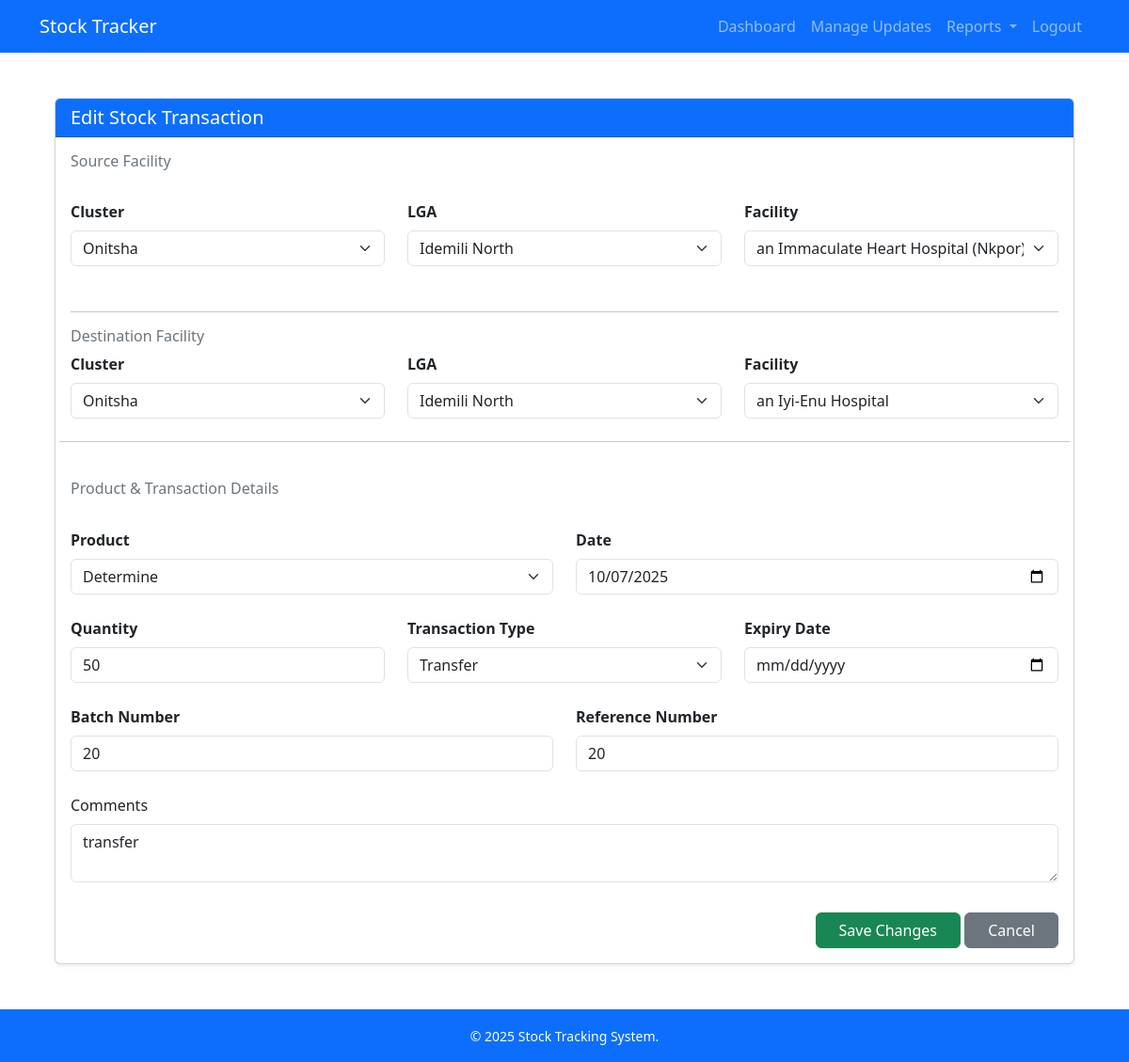
Before: /transaction/2/edit (signed in) with the older database file.
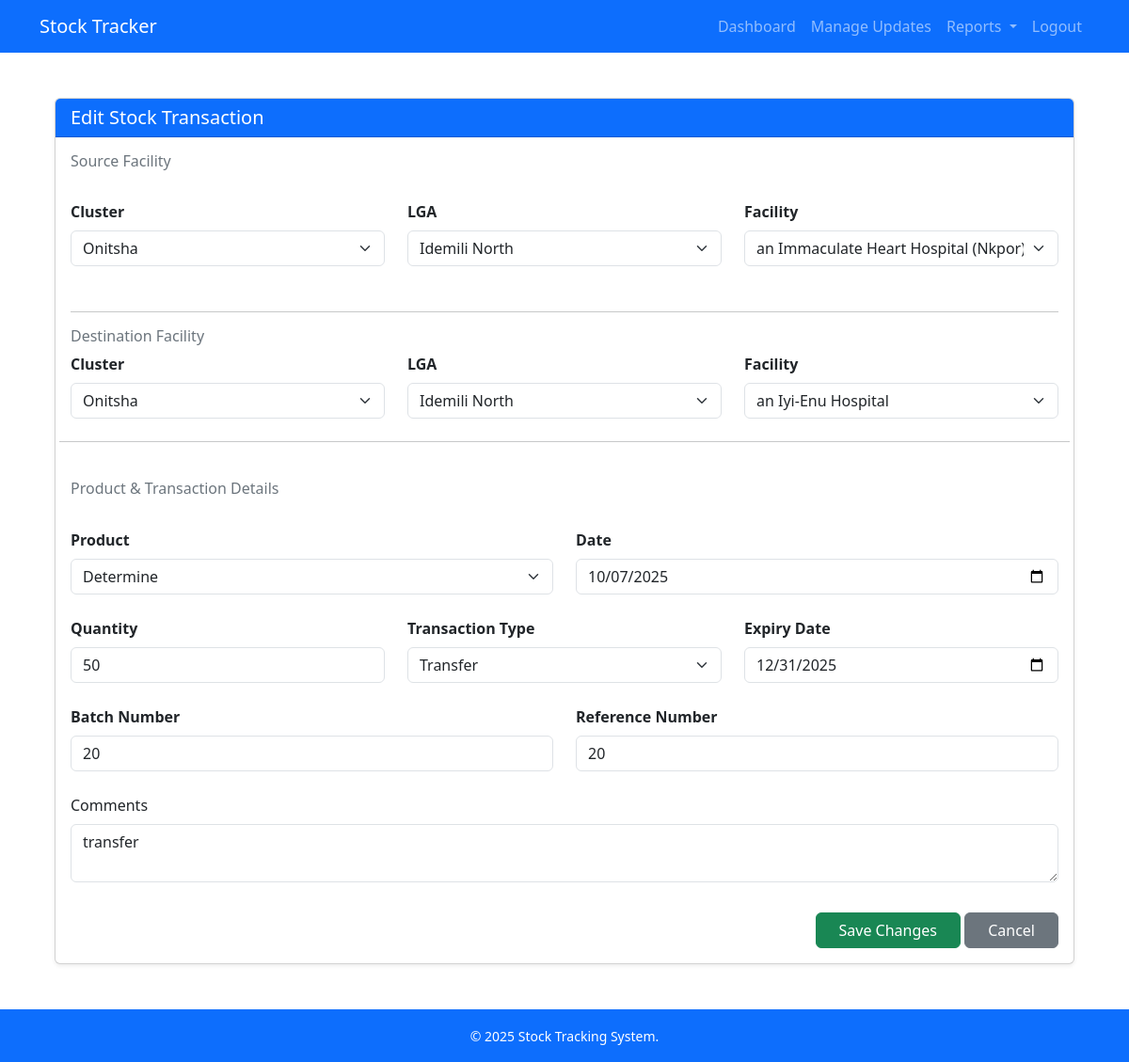
After: the same page with the newer database file.
### models.py (models this page shows, shortened)
class StockTransaction(db.Model):
    id = db.Column(db.Integer, primary_key=True)
    facility_id = db.Column(db.Integer, db.ForeignKey('facility.id'), nullable=False)  # source facility
    product_id = db.Column(db.Integer, db.ForeignKey('product.id'), nullable=False)
    date = db.Column(db.Date, nullable=False, default=datetime.utcnow)
    quantity = db.Column(db.Integer, nullable=False)
    transaction_type = db.Column(db.String(20), nullable=False)
    reference_number = db.Column(db.String(50))
    batch_number = db.Column(db.String(50), nullable=True)
    expiry_date = db.Column(db.Date, nullable=True)
    entered_by = db.Column(db.String(120), nullable=True)
    created_at = db.Column(db.DateTime, default=datetime.utcnow)
    is_transfer_destination = db.Column(db.Boolean, default=False)
    destination_facility_id = db.Column(db.Integer, db.ForeignKey('facility.id'), nullable=True)
    comments = db.Column(db.Text)
    source_facility_id = db.Column(db.Integer, db.ForeignKey('facility.id'), nullable=True)
    facility = db.relationship(   # ✅ source facility
        'Facility',
        foreign_keys=[facility_id],
        backref='transactions_out'
    )
    destination_facility = db.relationship(
        'Facility',
        foreign_keys=[destination_facility_id],
        backref='transactions_in'
    )
    source_facility = db.relationship(  # ✅ new relationship for Transfer-In source
        'Facility',
        foreign_keys=[source_facility_id],
        backref='transactions_source'
    )

class Product(db.Model):
    id = db.Column(db.Integer, primary_key=True)
    name = db.Column(db.String(120), nullable=False)
    unit = db.Column(db.String(30))
    facility_products = db.relationship('FacilityProduct', backref='product', lazy=True)
    transactions = db.relationship('StockTransaction', backref='product', lazy=True)

### app.py (the view, shortened to what this page needs)
@app.route('/transaction/<int:id>/edit', methods=['GET', 'POST'])
@restrict_scope
def edit_transaction(id):
    tx = StockTransaction.query.get_or_404(id)
    if tx.transaction_type == "Transfer-In":
        flash("You cannot edit transactions that are Transfer-In at destination.", "danger")
        return redirect(url_for('transactions'))
    if g.cluster_id and tx.facility.lga.cluster_id != g.cluster_id:
        abort(403)
    if g.lga_id and tx.facility.lga_id != g.lga_id:
        abort(403)
    if g.facility_id and tx.facility_id != g.facility_id:
        abort(403)
    clusters, lgas, facilities = get_dropdowns(g.cluster_id, g.lga_id, g.facility_id)
    products = Product.query.order_by(Product.name).all()
    return render_template(
        'edit_transaction.html',
        tx=tx,
        clusters=clusters,
        lgas=lgas,
        facilities=facilities,
        products=products,
        selected_cluster=g.cluster_id,
        selected_lga=g.lga_id,
        selected_facility=g.facility_id,
    )

### app.py (called while the page is built)
@login_manager.user_loader
def load_user(user_id):
    return User.query.get(int(user_id))

### auth/scope_utils.py (called while the page is built, shortened)
def get_user_scope_filters(cluster_id=None, lga_id=None, facility_id=None):
    if current_user.role in ['super', 'admin']:
        return cluster_id, lga_id, facility_id

def restrict_scope(f):
    @wraps(f)
    def wrapper(*args, **kwargs):
        cluster_id = request.args.get("cluster", type=int)
        lga_id = request.args.get("lga", type=int)
        facility_id = request.args.get("facility", type=int)
        g.cluster_id, g.lga_id, g.facility_id = get_user_scope_filters(
            cluster_id, lga_id, facility_id
        )
        return f(*args, **kwargs)
    return wrapper

### templates/edit_transaction.html (shortened to what the changed rows need)
{% extends 'base.html' %}
{% block content %}
<div class="container mt-4">
  <div class="card shadow-sm">
    <div class="card-body">
      <form method="POST" class="row g-4">
        <div class="col-md-6">
          <label class="form-label fw-bold">Product</label>
          <select name="product" class="form-select" required>
            {% for p in products %}
              <option value="{{ p.id }}" {% if p.id == tx.product_id %}selected{% endif %}>{{ p.name }}</option>
            {% endfor %}
          </select>
        </div>
        <div class="col-md-6">
          <label class="form-label fw-bold">Date</label>
          <input type="date" name="date" class="form-control" value="{{ tx.date }}" required>
        </div>
        <div class="col-md-4">
          <label class="form-label fw-bold">Quantity</label>
          <input type="number" name="quantity" class="form-control" value="{{ tx.quantity }}" required>
        </div>
        <div class="col-md-4">
          <label class="form-label fw-bold">Transaction Type</label>
          <select id="transactionType" name="transaction_type" class="form-select" required>
            <option value="Transfer" {% if tx.transaction_type == 'Transfer' %}selected{% endif %}>Transfer</option>
          </select>
        </div>
        <div class="col-md-4">
          <label class="form-label fw-bold">Expiry Date</label>
          <input type="date" name="expiry_date" class="form-control"
                 value="{{ tx.expiry_date if tx.expiry_date else '' }}">
        </div>
        <div class="col-md-6">
          <label class="form-label fw-bold">Batch Number</label>
          <input type="text" name="batch_number" class="form-control" value="{{ tx.batch_number }}" required>
        </div>
        <div class="col-md-6">
          <label class="form-label fw-bold">Reference Number</label>
          <input type="text" name="reference_number" class="form-control" value="{{ tx.reference_number }}">
        </div>
        <div class="col-12 mb-3">
          <label class="form-label">Comments</label>
          <textarea name="comments" class="form-control" rows="2">{{ tx.comments or '' }}</textarea>
        </div>
      </form>
    </div>
  </div>
</div>
{% endblock %}

Changed rows visible on the page:
changed StockTransaction "Transfer": expiry_date (not shown) → "12/31/2025"
